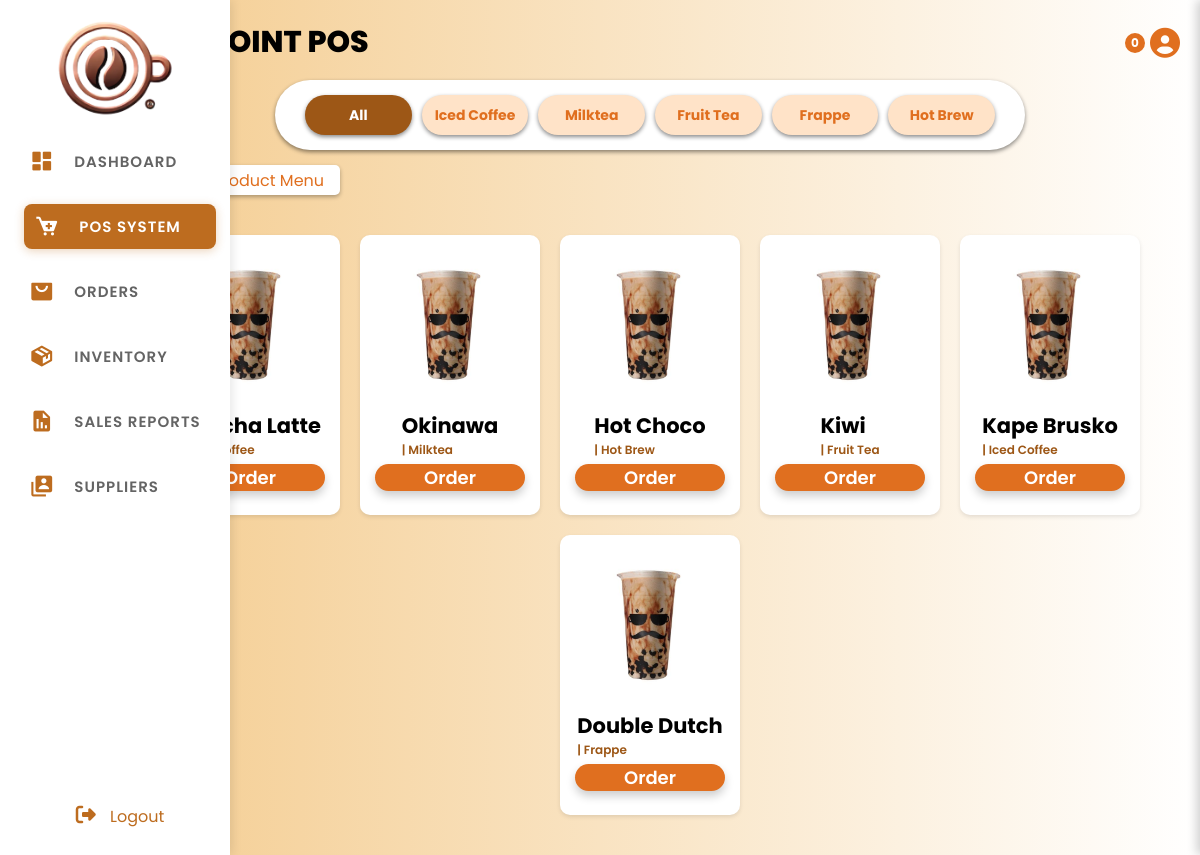
The page /POSsystem.php on the database its author committed.
### tables this page shows
CREATE TABLE `products` (
  `productID` int(100) NOT NULL,
  `productName` varchar(75) NOT NULL,
  `productCategory` varchar(75) NOT NULL,
  `productImg` varchar(255) NOT NULL
);

### POSsystem.php (the view, shortened to what this page needs)
<html>
    <head>
        <link href='https://unpkg.com/boxicons@2.1.4/css/boxicons.min.css' rel='stylesheet'>
        <link rel='stylesheet' href='https://cdn-uicons.flaticon.com/2.6.0/uicons-solid-straight/css/uicons-solid-straight.css'>
        <link rel="stylesheet" href="assets/css/PoS-style.css">
    </head>
    <body>
        <div class="container">
            <div class="sidebar">
                <div class="logo-content">
                    <img src="assets/img/logo.png" class="logo">
                </div>
                <div class="nav-bar">
                    <ul class="menu-content">
                        <li>
                            <a href="dashboard.php">
                                <span class="icon"><i class='bx bxs-dashboard'></i></span>
                            </a>
                        </li>
                        <li>
                            <a href="POSsystem.php">
                                <span class="icon"><i class='bx bxs-cart-add'></i></span>
                             </a>
                        </li>
                        <li>
                            <a href="orders.php">
                                <span class="icon"><i class='bx bxs-shopping-bag-alt'></i></span>
                            </a>
                        </li>
                        <li>
                            <a href="inventory.php">
                                <span class="icon"><i class='bx bxs-package'></i></span>
                            </a>
                        </li>
                        <li>
                            <a href="sales.php">
                                <span class="icon"><i class='bx bxs-report'></i></span>
                            </a>
                        </li>
                        <li>
                            <a href="supplier_details.php">
                                <span class="icon"><i class='bx bxs-user-account'></i></span>
                            </a>
                        </li>
                    </ul>
                </div>
                <div class="logout">
                    <a href="index.php">
                        <span><i class="fa-solid fa-right-from-bracket"></i></span>
                        <span class="title">Logout</span>
                    </a>
                </div>
            </div>
            <main class="content">
                <div class="header">
                    <h2>BREWPOINT POS</h2>
                    <div class="user-icon">
                        <div class="cart-wrapper" id="cartIcon">
                            <div class="cart-counter" id="cartCounter">0</div>
                        </div>
                        <i class="fa-solid fa-circle-user"></i>
                    </div>
                </div>
                <div class="main-contentS">
                    <div class="left-side">
                        <div class="top-mid">
                            <div class="product-category-filter">
                                <div class="boxes">
                                    <ul class="filter-box">
                                        <li class="filter-button active">All</li>
                                        <li class="filter-button">Iced Coffee</li>
                                        <li class="filter-button">Milktea</li>
                                        <li class="filter-button">Fruit Tea</li>
                                        <li class="filter-button">Frappe</li>
                                        <li class="filter-button">Hot Brew</li>
                                    </ul>
                                </div>
                            </div>
                            <div class="edit-product">
                                <div class="edit-button">
                                    <span class="edit-text"><a href="product-modification.php"><i class="fa-solid fa-pen-to-square"></i> Modify Product Menu</a></span>
                                </div>
                            </div>
                        </div>
                        <div class="mid-mid">
                            <div class="product-menu">
                                <?php
                                    include("database/db.php");
                                    $sql = "SELECT productName, productCategory, productImg FROM products";
                                    $result = $conn->query($sql);
                                    if ($result->num_rows > 0) {
                                        while($row = $result->fetch_assoc()) {
                                            $productName = $row["productName"];
                                            $productCategory = $row["productCategory"];
                                            $productImg = $row["productImg"];
                                            echo "<div class='product-card'>";
                                                $imgSrc = $productImg ? "assets/img/uploads/" . $productImg : "assets/img/placeholder.png";
                                                echo "<div class='product-img'>";
                                                    echo "<img src='" . htmlspecialchars($imgSrc) . "' class='product-image' alt='" . htmlspecialchars($productName) . "'>";
                                                echo "</div>";
                                                echo "<div class='product-details'>";
                                                    echo "<h2>" . htmlspecialchars($productName) . "</h2>";
                                                    echo "<span><p> | " . htmlspecialchars($productCategory) . "</p></span>";
                                                echo "</div>";
                                                echo "<div class='order-btn'>";
                                                    echo "<button class='order-button' id='" . htmlspecialchars($productName) . "'><a href='order_customization.php?product=" . urlencode($productName) . "'>Order</a></button>";
                                                echo "</div>";
                                            echo "</div>";
                                        }
                                    } else {
                                        echo "<p>No products found.</p>";
                                    }
                                ?>
                            </div>
                        </div>
                    </div>
                </div>
            </main>
        </div>
    </body>
</html>

### rows shown on the page
products: productImg (picture), productName "Matcha Latte", productCategory "Iced Coffee"
products: productImg+productName (picture), productName "Okinawa", productCategory "Milktea"
products: productImg (picture), productName "Hot Choco", productCategory "Hot Brew"
products: productImg+productName (picture), productName "Kiwi", productCategory "Fruit Tea"
products: productImg (picture), productName "Kape Brusko", productCategory "Iced Coffee"
products: productImg (picture), productName "Double Dutch", productCategory "Frappe"
